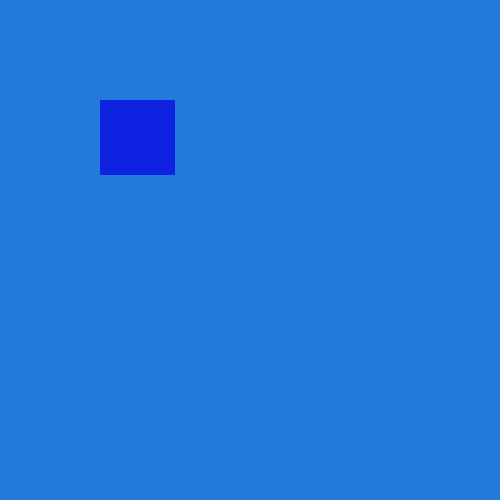
Frame 1 (no input)
Frame 60 (no input): identical to frame 1, image omitted
Frame 120 (the mouse pressed at the canvas centre since frame 60): identical to frame 1, image omitted

The p5.js sketch that drew this single still picture (run headless with seeded random() and noise() and a simulated clock; from frame 60 on, the mouse is pressed at the canvas centre):

// p5.js sketch
// ── sketch.js
/* 
multiple shapes using object literal notation
by Daniel Wen
May 15 2017
*/


var circle = {x: 200, y: 200, diam: 50, r: 255, g: 123, b: 25} //object circle with relevant values

var rectangle = {x: 100, y: 100, diam: 75, r: 15, g: 33, b: 225}//object rectangle with relevant values


function setup() {
	createCanvas(500, 500);//make a 500x500 canvas
}


function draw() {
	background(34, 123, 218); //makes background color
	noStroke();//circle and rectangle has no stroke
	fill(circle.r, circle.g, circle.b);//fill of next drawn item has circle's color values
	ellipse(circle.x, circle.y, circle.diam, circle.diam);//draw a ellipse with values from object circle
	fill(rectangle.r, rectangle.g, rectangle.b);//fill of next drawn item has rectangle's color values
	rect(rectangle.x, rectangle.y, rectangle.diam, rectangle.diam);//draw a rect with values from object rectangle
}
